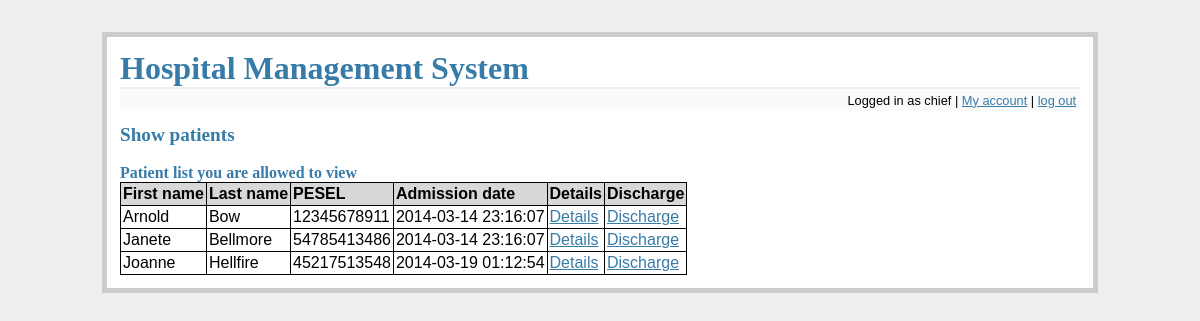
The page /show_patients (signed in) on the database its author committed.
### tables this page shows
CREATE TABLE patients (
    pesel integer primary key,
    fname text not null,
    lname text not null
);

CREATE TABLE files (
    id integer primary key autoincrement,
    patient_pesel integer not null,
    admission_d datetime not null,
    discharge_d datetime,
    foreign key(patient_pesel) references patients(pesel)
);

### flaskr.py (the view)
@app.route('/show_patients', methods=['GET'])
def show_patients():
    error = None
    db = get_db()
    position = get_position(db, session['username'])
    if 'logged_in' not in session or not session['logged_in'] or position not in ['Admin', 'Head physician', 'Doctor', 'Nurse']:
        flash('You do not have rights to access this part of website')
        return redirect(url_for('main_screen'))
    if position in ['Admin', 'Head physician']:
        cur = db.execute('select p.fname, p.lname, p.pesel, f.admission_d from files f join patients p on f.patient_pesel = p.pesel where f.discharge_d is null')
        patients = cur.fetchall()
    else:
        patients = get_patients_allowed(db, session['username'])
    discharge = None
    if position in ['Admin', 'Head physician', 'Doctor']:
        discharge = True
    return render_template('show_patients.html', patients=patients, allow_discharge=discharge)

### flaskr.py (called while the page is built)
def connect_db():
    rv = sqlite3.connect(app.config['DATABASE'])
    rv.row_factory = sqlite3.Row
    return rv

def get_db():
    if not hasattr(g, 'sqlite_db'):
        g.sqlite_db = connect_db()
    return g.sqlite_db

### tools.py (called while the page is built)
def get_position(db, user):
    cur = db.execute('select p.name from employees as e join positions as p on e.position_id = p.id where e.login = ?', [user])
    res = cur.fetchone()
    return res[0] if res else None

### templates/show_patients.html
{% extends "layout.html" %}
{% block body %}
    <h2>Show patients</h2>
  <br/>
  <h3>Patient list you are allowed to view</h3>
  <table class=dbtable>
  <tr><td>First name<td>Last name<td>PESEL<td>Admission date<td>Details<td>Discharge
  {% for row in patients %}
  <tr>
      {% for d in row %}
          <td>{{ d }}
      {% endfor %}
      <td><a href="{{ url_for('patient_details', patient=row[2]) }}">Details
      <td>
         {% if allow_discharge %}
            <a href="{{ url_for('discharge', patient=row[2]) }}">Discharge
         {% else %}
            &nbsp;
         {% endif %}
  </tr>
  {% endfor %}
  </table>
{% endblock %}

### static/style.css (style rules this page uses)
a, h1, h2, h3 { color: #377ba8; }
h1, h2, h3 { font-family: 'Georgia', serif; margin: 0; }
h2 { font-size: 1.2em; }
h3 { font-size: 1em; }
table, table tr, table td { border-spacing: 0px; border: 1px solid black; border-collapse: collapse; }
table td { padding: 2px; }
table.dbtable tr:first-child { background-color: #D8D8D8; font-weight: bold; }

### rows shown on the page
files: admission_d "2014-03-14 23:16:07"
patients: fname "Arnold", lname "Bow", pesel "12345678911"
files: admission_d "2014-03-14 23:16:07"
patients: fname "Janete", lname "Bellmore", pesel "54785413486"
files: admission_d "2014-03-19 01:12:54"
patients: fname "Joanne", lname "Hellfire", pesel "45217513548"

### other values the page prints
{{ session.username }} "chief"
